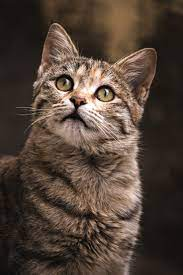
#> input picture OpenCV Course/images/1.jpeg, 183 x 275 px, found by its file name
$ python gradient-edgedetection.py
#> lines starting #> are read from the running program, lines starting #| are printed output that depends on the picture; after the words box and inside, x2 and y2 are one past the last pixel; in counts of white or black regions, pixels touching at a corner belong together
import cv2 as cv
import numpy as np

PATH_IMG = "C:/Users/lenovo/Desktop/VSCode/cv_course/images/"
PATH_VID = "C:/Users/lenovo/Desktop/VSCode/cv_course/videos/"


img = cv.imread(PATH_IMG+"1.jpeg")
#> img is the input picture: shape (275, 183, 3); mean B, G, R 55.8, 66.1, 81.6
cv.imshow("Line",img)


gray = cv.cvtColor(img,cv.COLOR_BGRA2GRAY)
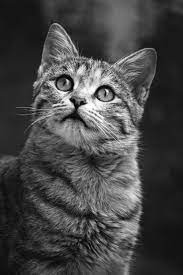
#> gray: shape (275, 183); min 0, max 255, mean 69.6
cv.imshow("Gray",gray)

#! Laplician
lap = cv.Laplacian(gray , cv.CV_64F)
lap = np.uint8(np.absolute(lap))
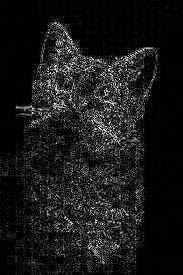
#> lap: shape (275, 183); min 0, max 255, mean 25.4
cv.imshow("Laplacian",lap)

#! Sobel
sobelx = cv.Sobel(gray , cv.CV_64F ,  1 , 0)
sobely = cv.Sobel(gray , cv.CV_64F ,  0 , 1)
combiend_sobel = cv.bitwise_or(sobelx,sobely)
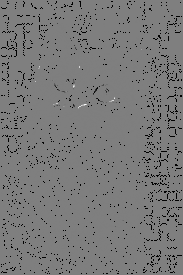
#> combiend_sobel: shape (275, 183) float64; 4.21% of the values are NaN or infinite; the others: min -130560, max 130944, mean -150.7; drawn with min black, max white, NaN and infinite black

cv.imshow("SobelX" , sobelx)
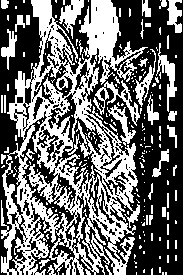
#> window 'SobelX': shape (275, 183); 42.4% white; 218 white regions (178 under 20 px), largest, box (x1, y1, x2, y2) and area: (1, 0, 148, 275) 16281, (93, 80, 140, 126) 506, (156, 43, 177, 112) 432
cv.imshow("SobelY" , sobely)
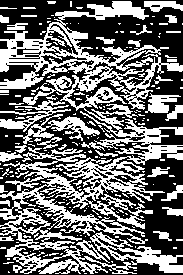
#> window 'SobelY': shape (275, 183); 43% white; 210 white regions (170 under 20 px), largest, box (x1, y1, x2, y2) and area: (0, 1, 183, 274) 15599, (90, 232, 183, 273) 1138, (15, 114, 100, 144) 763
cv.imshow("Combined Sobel" , combiend_sobel)
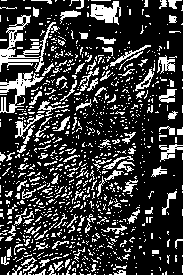
#> window 'Combined Sobel': shape (275, 183); 23% white in thin lines or dots

#! Edge Detecting
canny = cv.Canny(gray , 150, 175)
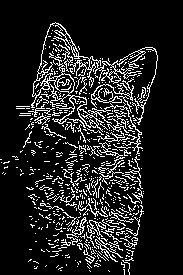
#> canny: shape (275, 183); 12.9% white in thin lines or dots, all inside (x1, y1, x2, y2) = (0, 22, 158, 275)
cv.imshow("Canny" , canny)


cv.waitKey(0)

$ run again, with OpenCV Course/images/2.jpeg copied over OpenCV Course/images/1.jpeg
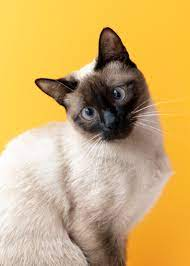
#> input picture OpenCV Course/images/2.jpeg, 190 x 266 px, found by its file name
#> img is the input picture: shape (266, 190, 3); mean B, G, R 108.7, 174.2, 208.4
#> `cv.imshow("SobelX" , sobelx)`:
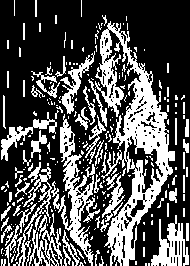
#> window 'SobelX': shape (266, 190); 32.6% white; 257 white regions (191 under 20 px), largest, box (x1, y1, x2, y2) and area: (95, 21, 175, 266) 6313, (51, 114, 100, 266) 2010, (151, 215, 189, 266) 937
#> `canny = cv.Canny(gray , 150, 175)`:
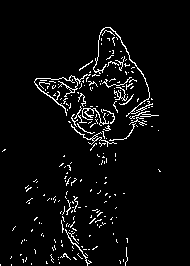
#> canny: shape (266, 190); 4.5% white in thin lines or dots, all inside (x1, y1, x2, y2) = (0, 27, 161, 266)

$ run again, with OpenCV Course/images/3.jpeg copied over OpenCV Course/images/1.jpeg
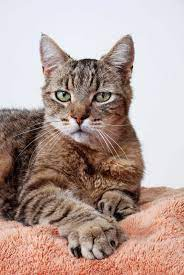
#> input picture OpenCV Course/images/3.jpeg, 184 x 275 px, found by its file name
#> img is the input picture: shape (275, 184, 3); mean B, G, R 152.3, 159, 181.1
#> `cv.imshow("SobelX" , sobelx)`:
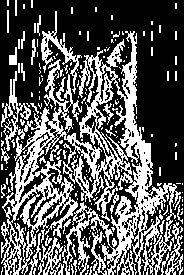
#> window 'SobelX': shape (275, 184); 35.7% white; 219 white regions (178 under 20 px), largest, box (x1, y1, x2, y2) and area: (1, 31, 181, 275) 13771, (41, 11, 82, 94) 601, (1, 71, 31, 151) 581
#> `canny = cv.Canny(gray , 150, 175)`:
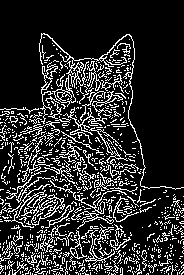
#> canny: shape (275, 184); 17.3% white in thin lines or dots, all inside (x1, y1, x2, y2) = (0, 33, 184, 275)

$ run again, with OpenCV Course/images/5.jpeg copied over OpenCV Course/images/1.jpeg
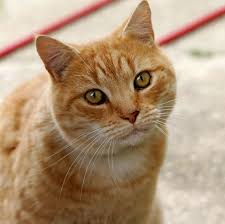
#> input picture OpenCV Course/images/5.jpeg, 225 x 224 px, found by its file name
#> img is the input picture: shape (224, 225, 3); mean B, G, R 120.8, 148.9, 175.9
#> `canny = cv.Canny(gray , 150, 175)`:
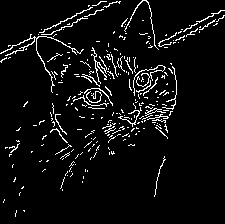
#> canny: shape (224, 225); 5.7% white in thin lines or dots
